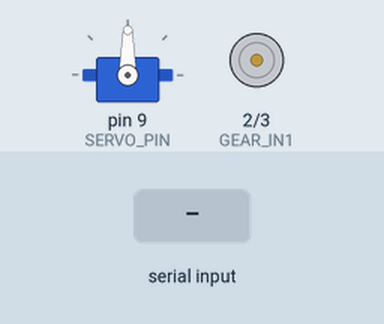
A sketch run on a simulated Arduino Uno, built with avr-gcc and run on an emulated ATmega328P. On the bench: servo, motor-driver pin pairs drawn as motors (green arrow = first pin HIGH = forward, orange = second pin HIGH = backward, longer = more drive, scaled by the enable pin). Inputs (shaded band) come from the test bench. What the sketch prints to the serial monitor is not drawn.

Above: at 1.7 s.
1.8 s: "demo\n" received over Serial
At 7.1 s:
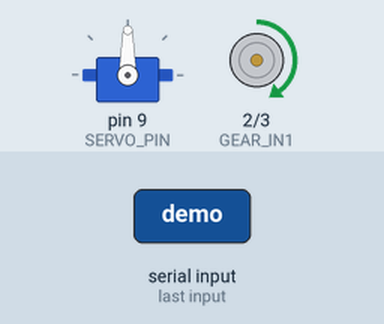
At 12.2 s:
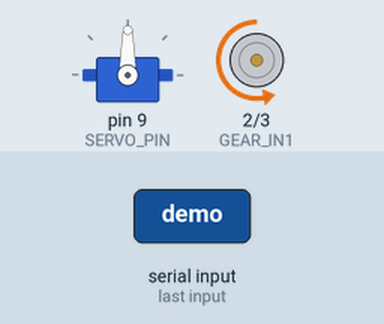
Timing chart, 0 to 26.5 s (numbered marks = the images above; inputs shaded):
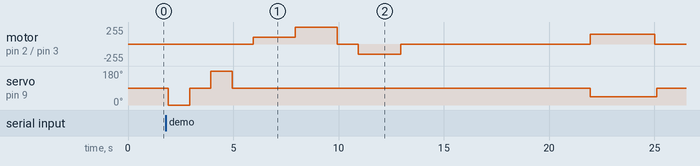

The sketch:

06_servo_gear_dc_motor.ino
```cpp
/*
 * ========================================
 * 서보모터 + 기어모터 + DC모터 통합 예제
 * ========================================
 *
 * 기능:
 * - 서보모터: 정밀 각도 제어 (0~180도)
 * - 기어모터: 감속비가 있는 DC모터 (속도 제어)
 * - DC모터: 일반 DC모터 (방향 + 속도 제어)
 * - Serial 명령으로 개별 제어
 *
 * 하드웨어:
 * - 서보모터 (SG90 등)
 * - 기어모터 (L298N 드라이버)
 * - DC모터 (L298N 드라이버)
 *
 * 작성일: 2026-01-30
 */

#include <Servo.h>

// ========================================
// 핀 정의
// ========================================
// 서보모터
#define SERVO_PIN       9     // 서보모터 PWM 핀

// 기어모터 (L298N 채널 A)
#define GEAR_IN1        2     // 방향 제어 1
#define GEAR_IN2        3     // 방향 제어 2
#define GEAR_ENA        5     // PWM 속도 제어 (ENA)

// DC모터 (L298N 채널 B)
#define DC_IN3          4     // 방향 제어 3
#define DC_IN4          7     // 방향 제어 4
#define DC_ENB          6     // PWM 속도 제어 (ENB)

// ========================================
// 상수 정의
// ========================================
#define SERVO_MIN_ANGLE   0     // 서보 최소 각도
#define SERVO_MAX_ANGLE   180   // 서보 최대 각도

#define MOTOR_SPEED_SLOW    100   // 느린 속도 (PWM)
#define MOTOR_SPEED_MEDIUM  150   // 보통 속도
#define MOTOR_SPEED_FAST    255   // 빠른 속도

// ========================================
// 전역 변수
// ========================================
Servo myServo;

int servoAngle = 90;          // 현재 서보 각도
int gearMotorSpeed = 0;       // 기어모터 속도
int dcMotorSpeed = 0;         // DC모터 속도

// ========================================
// 초기화 함수
// ========================================
void setup() {
  Serial.begin(9600);
  Serial.println("========================================");
  Serial.println("  서보 + 기어모터 + DC모터 시스템");
  Serial.println("========================================");

  // 서보모터 초기화
  myServo.attach(SERVO_PIN);
  myServo.write(servoAngle);

  // 기어모터 핀 모드 설정
  pinMode(GEAR_IN1, OUTPUT);
  pinMode(GEAR_IN2, OUTPUT);
  pinMode(GEAR_ENA, OUTPUT);

  // DC모터 핀 모드 설정
  pinMode(DC_IN3, OUTPUT);
  pinMode(DC_IN4, OUTPUT);
  pinMode(DC_ENB, OUTPUT);

  // 초기 상태: 모든 모터 정지
  stopGearMotor();
  stopDCMotor();

  Serial.println("[초기화 완료]");
  Serial.println("\n명령어:");
  Serial.println("\n[서보모터]");
  Serial.println("  servo:각도 (0~180)");
  Serial.println("  예: servo:90");
  Serial.println("\n[기어모터]");
  Serial.println("  gear:forward:속도 (0~255)");
  Serial.println("  gear:backward:속도");
  Serial.println("  gear:stop");
  Serial.println("  예: gear:forward:150");
  Serial.println("\n[DC모터]");
  Serial.println("  dc:forward:속도 (0~255)");
  Serial.println("  dc:backward:속도");
  Serial.println("  dc:stop");
  Serial.println("  예: dc:backward:200");
  Serial.println("\n[통합 제어]");
  Serial.println("  all:stop - 모든 모터 정지");
  Serial.println("  demo - 데모 시연");
  Serial.println("========================================");
  Serial.println();
}

// ========================================
// 메인 루프
// ========================================
void loop() {
  // Serial 명령 처리
  if (Serial.available() > 0) {
    String command = Serial.readStringUntil('\n');
    command.trim();

    handleCommand(command);
  }
}

// ========================================
// 명령 처리 함수
// ========================================
void handleCommand(String cmd) {
  Serial.print("[명령 수신] ");
  Serial.println(cmd);

  // 서보모터 제어: servo:각도
  if (cmd.startsWith("servo:")) {
    int angle = cmd.substring(6).toInt();
    controlServo(angle);

  // 기어모터 제어: gear:방향:속도
  } else if (cmd.startsWith("gear:")) {
    handleGearMotorCommand(cmd);

  // DC모터 제어: dc:방향:속도
  } else if (cmd.startsWith("dc:")) {
    handleDCMotorCommand(cmd);

  // 모든 모터 정지
  } else if (cmd == "all:stop") {
    stopAllMotors();

  // 데모 시연
  } else if (cmd == "demo") {
    runDemo();

  } else {
    Serial.println("[에러] 알 수 없는 명령어");
  }
}

// ========================================
// 서보모터 제어 함수
// ========================================
void controlServo(int angle) {
  // 각도 범위 제한
  if (angle < SERVO_MIN_ANGLE) {
    angle = SERVO_MIN_ANGLE;
  }
  if (angle > SERVO_MAX_ANGLE) {
    angle = SERVO_MAX_ANGLE;
  }

  servoAngle = angle;
  myServo.write(servoAngle);

  Serial.print("[서보모터] 각도: ");
  Serial.print(servoAngle);
  Serial.println("°");
}

// ========================================
// 기어모터 명령 처리 함수
// ========================================
void handleGearMotorCommand(String cmd) {
  // gear:forward:속도
  if (cmd.startsWith("gear:forward:")) {
    int speed = cmd.substring(13).toInt();
    runGearMotorForward(speed);

  // gear:backward:속도
  } else if (cmd.startsWith("gear:backward:")) {
    int speed = cmd.substring(14).toInt();
    runGearMotorBackward(speed);

  // gear:stop
  } else if (cmd == "gear:stop") {
    stopGearMotor();

  } else {
    Serial.println("[에러] 잘못된 기어모터 명령어");
  }
}

// ========================================
// DC모터 명령 처리 함수
// ========================================
void handleDCMotorCommand(String cmd) {
  // dc:forward:속도
  if (cmd.startsWith("dc:forward:")) {
    int speed = cmd.substring(11).toInt();
    runDCMotorForward(speed);

  // dc:backward:속도
  } else if (cmd.startsWith("dc:backward:")) {
    int speed = cmd.substring(12).toInt();
    runDCMotorBackward(speed);

  // dc:stop
  } else if (cmd == "dc:stop") {
    stopDCMotor();

  } else {
    Serial.println("[에러] 잘못된 DC모터 명령어");
  }
}

// ========================================
// 기어모터 제어 함수
// ========================================
void runGearMotorForward(int speed) {
  // 속도 범위 제한
  speed = constrain(speed, 0, 255);

  digitalWrite(GEAR_IN1, HIGH);
  digitalWrite(GEAR_IN2, LOW);
  analogWrite(GEAR_ENA, speed);

  gearMotorSpeed = speed;

  Serial.print("[기어모터] 전진, 속도: ");
  Serial.println(speed);
}

void runGearMotorBackward(int speed) {
  speed = constrain(speed, 0, 255);

  digitalWrite(GEAR_IN1, LOW);
  digitalWrite(GEAR_IN2, HIGH);
  analogWrite(GEAR_ENA, speed);

  gearMotorSpeed = -speed;

  Serial.print("[기어모터] 후진, 속도: ");
  Serial.println(speed);
}

void stopGearMotor() {
  digitalWrite(GEAR_IN1, LOW);
  digitalWrite(GEAR_IN2, LOW);
  analogWrite(GEAR_ENA, 0);

  gearMotorSpeed = 0;

  Serial.println("[기어모터] 정지");
}

// ========================================
// DC모터 제어 함수
// ========================================
void runDCMotorForward(int speed) {
  speed = constrain(speed, 0, 255);

  digitalWrite(DC_IN3, HIGH);
  digitalWrite(DC_IN4, LOW);
  analogWrite(DC_ENB, speed);

  dcMotorSpeed = speed;

  Serial.print("[DC모터] 전진, 속도: ");
  Serial.println(speed);
}

void runDCMotorBackward(int speed) {
  speed = constrain(speed, 0, 255);

  digitalWrite(DC_IN3, LOW);
  digitalWrite(DC_IN4, HIGH);
  analogWrite(DC_ENB, speed);

  dcMotorSpeed = -speed;

  Serial.print("[DC모터] 후진, 속도: ");
  Serial.println(speed);
}

void stopDCMotor() {
  digitalWrite(DC_IN3, LOW);
  digitalWrite(DC_IN4, LOW);
  analogWrite(DC_ENB, 0);

  dcMotorSpeed = 0;

  Serial.println("[DC모터] 정지");
}

// ========================================
// 모든 모터 정지 함수
// ========================================
void stopAllMotors() {
  stopGearMotor();
  stopDCMotor();

  Serial.println("========================================");
  Serial.println("[전체 정지] 모든 모터 정지됨");
  Serial.println("========================================");
}

// ========================================
// 데모 시연 함수
// ========================================
void runDemo() {
  Serial.println("========================================");
  Serial.println("  데모 시연 시작");
  Serial.println("========================================");

  // 1. 서보모터 테스트
  Serial.println("\n[1단계] 서보모터 테스트");
  controlServo(0);
  delay(1000);
  controlServo(90);
  delay(1000);
  controlServo(180);
  delay(1000);
  controlServo(90);
  delay(1000);

  // 2. 기어모터 테스트
  Serial.println("\n[2단계] 기어모터 테스트");
  runGearMotorForward(MOTOR_SPEED_SLOW);
  delay(2000);
  runGearMotorForward(MOTOR_SPEED_FAST);
  delay(2000);
  stopGearMotor();
  delay(1000);
  runGearMotorBackward(MOTOR_SPEED_MEDIUM);
  delay(2000);
  stopGearMotor();
  delay(1000);

  // 3. DC모터 테스트
  Serial.println("\n[3단계] DC모터 테스트");
  runDCMotorForward(MOTOR_SPEED_SLOW);
  delay(2000);
  runDCMotorForward(MOTOR_SPEED_FAST);
  delay(2000);
  stopDCMotor();
  delay(1000);
  runDCMotorBackward(MOTOR_SPEED_MEDIUM);
  delay(2000);
  stopDCMotor();
  delay(1000);

  // 4. 통합 제어
  Serial.println("\n[4단계] 통합 제어");
  controlServo(45);
  runGearMotorForward(MOTOR_SPEED_MEDIUM);
  runDCMotorForward(MOTOR_SPEED_MEDIUM);
  delay(3000);

  stopAllMotors();
  controlServo(90);

  Serial.println("\n========================================");
  Serial.println("  데모 시연 완료");
  Serial.println("========================================");
}
```
